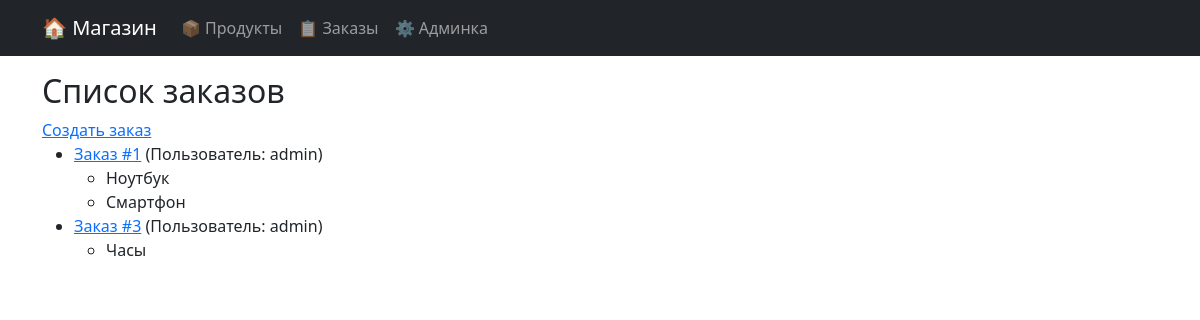
The page /shop/orders/ on the database its author committed.
### shopapp/models.py (models this page shows, shortened)
class Order(models.Model):
    STATUS_CHOICES = [
        ('NEW', 'Новый'),
        ('IN_PROGRESS', 'В обработке'),
        ('DONE', 'Выполнен'),
    ]
    user = models.ForeignKey(User, on_delete=models.CASCADE, verbose_name="Пользователь")
    status = models.CharField(max_length=20, choices=STATUS_CHOICES, default='NEW', verbose_name="Статус")
    created_at = models.DateTimeField(auto_now_add=True)
    products = models.ManyToManyField(Product, related_name='orders')
    customer_name = models.CharField(max_length=255, verbose_name="ФИО клиента", blank=True, null=True)
    customer_phone = models.CharField(max_length=20, verbose_name="Телефон клиента", blank=True, null=True)

class Product(models.Model):
    name = models.CharField(max_length=100, db_index=True)
    description = models.TextField(blank=True, null=True, db_index=True)
    price = models.DecimalField(max_digits=10, decimal_places=2)
    quantity = models.PositiveIntegerField(default=0)
    created_at = models.DateTimeField(auto_now_add=True)
    is_available = models.BooleanField(default=True)
    created_by = models.ForeignKey(User, on_delete=models.CASCADE, verbose_name="Создатель")

### shopapp/views.py (the view)
# urls.py: path("orders/", OrderListView.as_view(), name="order_list"),
class OrderListView(ListView):
    model = Order
    template_name = "shopapp/orders_list.html"
    context_object_name = "orders"

### templates/shopapp/orders_list.html
{% extends "shopapp/base.html" %}
{% block content %}
    <h2>Список заказов</h2>
    <a href="{% url 'shopapp:order_create' %}">Создать заказ</a>
    <ul>
        {% for order in orders %}
            <li>
                <a href="{% url 'shopapp:order_detail' order.pk %}">Заказ #{{ order.pk }}</a>
                (Пользователь: {{ order.user|default:"Аноним" }})
                <ul>
                    {% for product in order.products.all %}
                        <li>{{ product.name }}</li>
                    {% endfor %}
                </ul>
            </li>
        {% endfor %}
    </ul>
{% endblock %}

### rows shown on the page
Order: pk "1", user "admin"
Product: name "Ноутбук"
Product: name "Смартфон"
Order: pk "3", user "admin"
Product: name "Часы"
